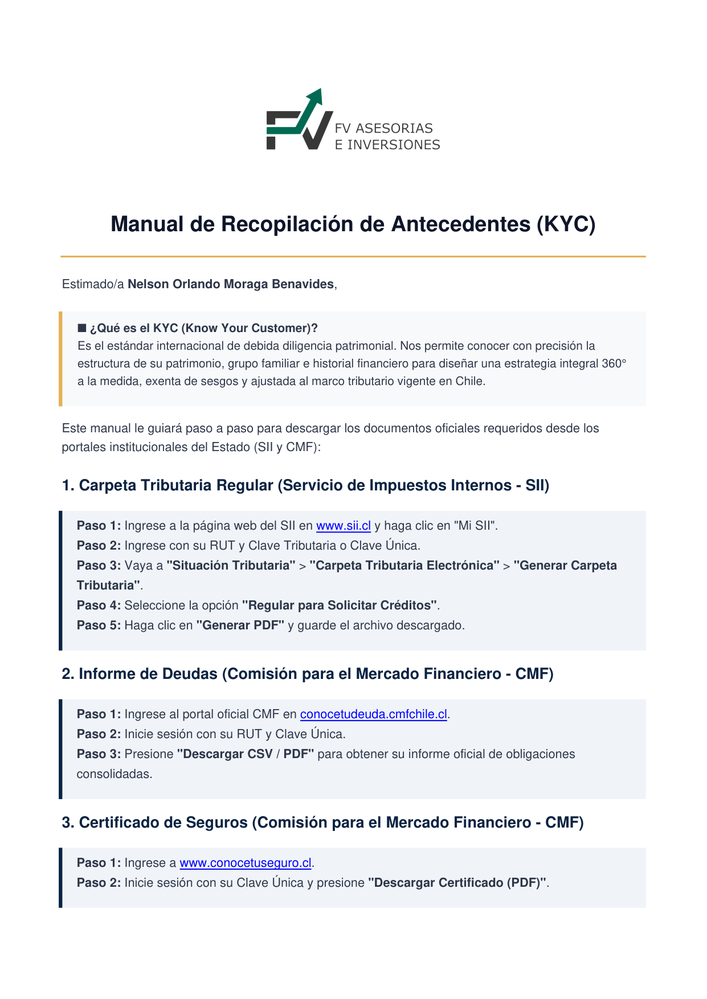
#> input picture Manual_KYC_Test_Page1.png, 707 x 999 px, shrunk from 1241 x 1754 before the run
$ python -i mejorar_pdfs_v3.py   (imports and definitions only)
#> lines starting #> are read from the running program, lines starting #| are printed output that depends on the picture; after the words box and inside, x2 and y2 are one past the last pixel; in counts of white or black regions, pixels touching at a corner belong together
import os
import fitz
import cv2
import numpy as np

def enhance_faint_text(img_array):
    # Convert to Grayscale
    gray = cv2.cvtColor(img_array, cv2.COLOR_RGB2GRAY)

    # 1. Contrast Stretching (Make darks darker and lights lighter)
    # We clip the histogram so that any light gray becomes pure white, and any dark gray becomes pure black.
    # This is better than adaptive thresholding for very faint text.
    alpha = 1.5 # Contrast control (1.0-3.0)
    beta = -50  # Brightness control (0-100)
    adjusted = cv2.convertScaleAbs(gray, alpha=alpha, beta=beta)
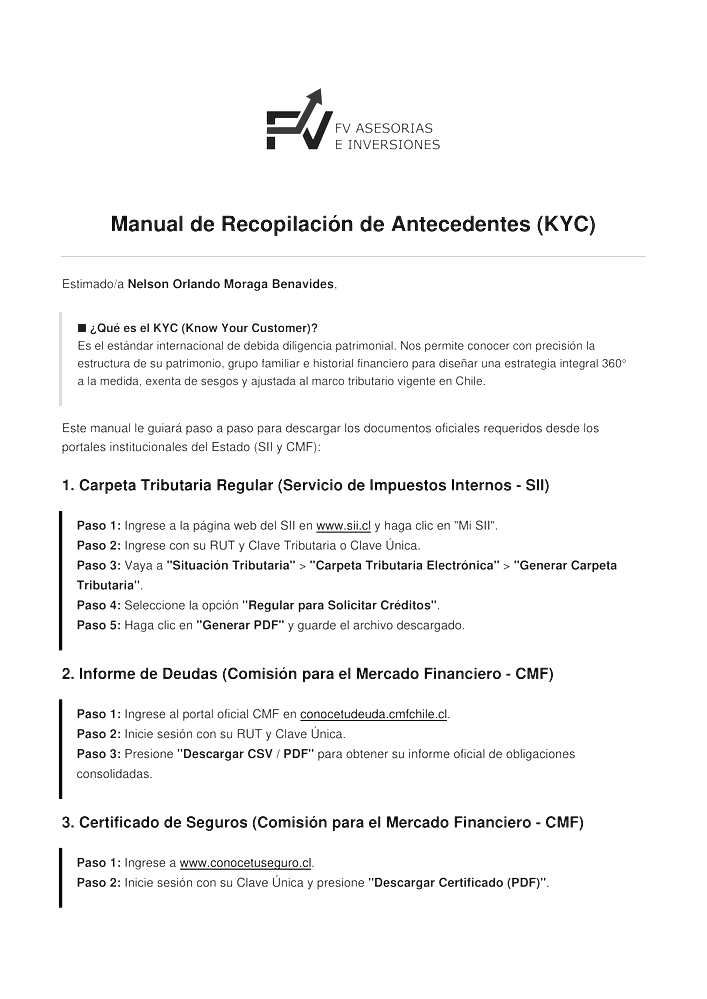
#> adjusted: shape (999, 707); min 0, max 255, mean 245.9

    # 2. Morphological Erosion (Thickens black text on white background)
    # The text in the screenshot is "dotted" and faint.
    # Erosion shrinks the bright regions (white paper) and expands the dark regions (black text).
    kernel = np.ones((2,2), np.uint8) # Small 2x2 kernel to not make it too bold
    thickened = cv2.erode(adjusted, kernel, iterations=1)
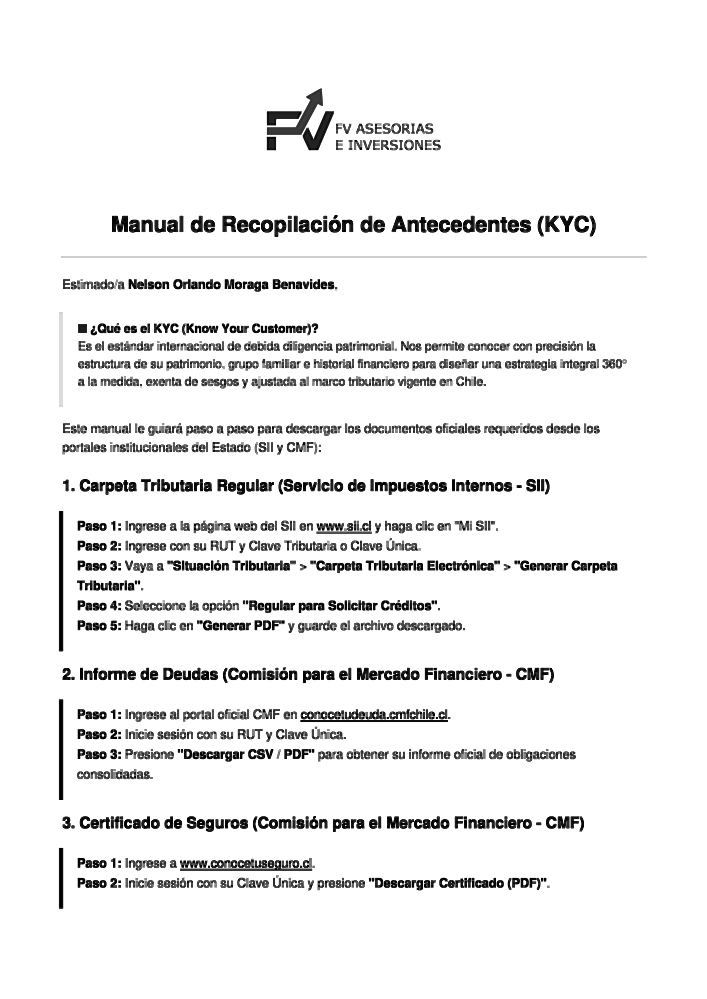
#> thickened: shape (999, 707); min 0, max 255, mean 238.1

    # 3. Final Binarization to force it to black and white
    # Anything darker than 200 becomes 0 (black), everything else becomes 255 (white)
    _, binary = cv2.threshold(thickened, 200, 255, cv2.THRESH_BINARY)
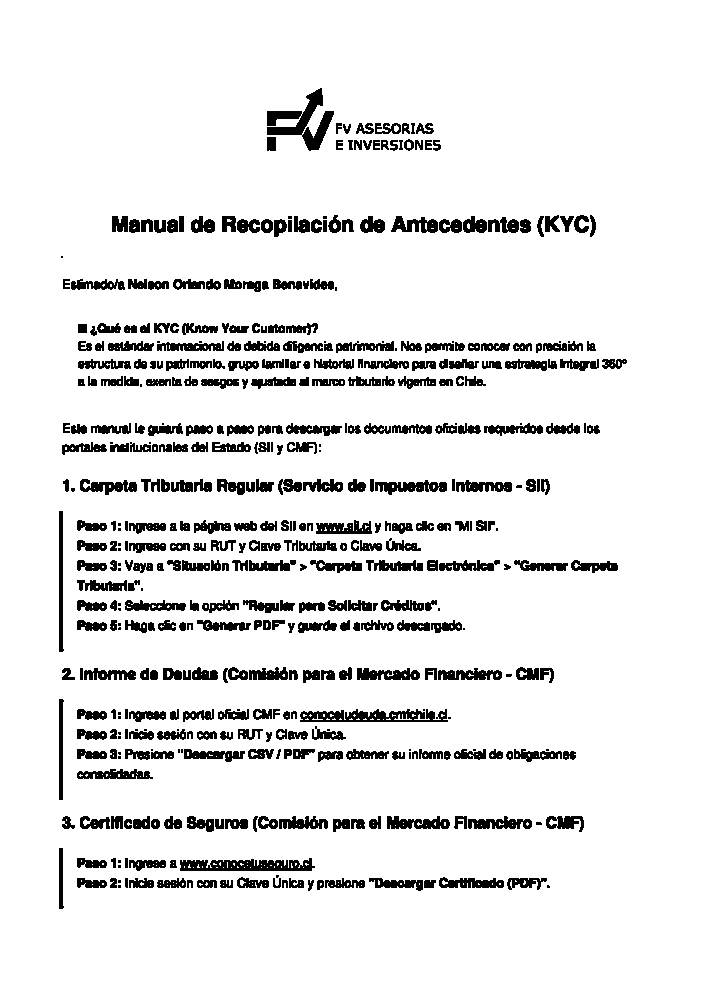
#> binary: shape (999, 707); 91% white; 457 black regions (65 under 20 px), largest, box (x1, y1, x2, y2) and area: (267, 88, 334, 151) 1578, (300, 709, 448, 722) 1277, (180, 858, 315, 871) 1245

    return binary

def process_single_pdf(input_pdf_path, output_pdf_path):
    print(f"Mejorando texto débil: {input_pdf_path}")
    doc = fitz.open(input_pdf_path)
    new_doc = fitz.open()

    for page_num in range(len(doc)):
        page = doc.load_page(page_num)

        # Super high resolution to catch every faint dot of ink
        zoom = 4.0
        mat = fitz.Matrix(zoom, zoom)
        pix = page.get_pixmap(matrix=mat, alpha=False)

        img_array = np.frombuffer(pix.samples, dtype=np.uint8).reshape(pix.h, pix.w, pix.n)

        enhanced_img = enhance_faint_text(img_array)

        _, buffer = cv2.imencode('.png', enhanced_img)

        img_rect = fitz.Rect(0, 0, enhanced_img.shape[1], enhanced_img.shape[0])
        new_page = new_doc.new_page(width=img_rect.width, height=img_rect.height)
        new_page.insert_image(img_rect, stream=buffer.tobytes())

    new_doc.save(output_pdf_path)
    new_doc.close()
    doc.close()
    print(f"Guardado exitosamente: {output_pdf_path}")

# [9 lines not run here, left out]

>>> import cv2
>>> picture = cv2.cvtColor(cv2.imread('../Manual_KYC_Test_Page1.png'), cv2.COLOR_BGR2RGB)
>>> result = enhance_faint_text(picture)

$ run again, on Manual_KYC_Test_Page2.png
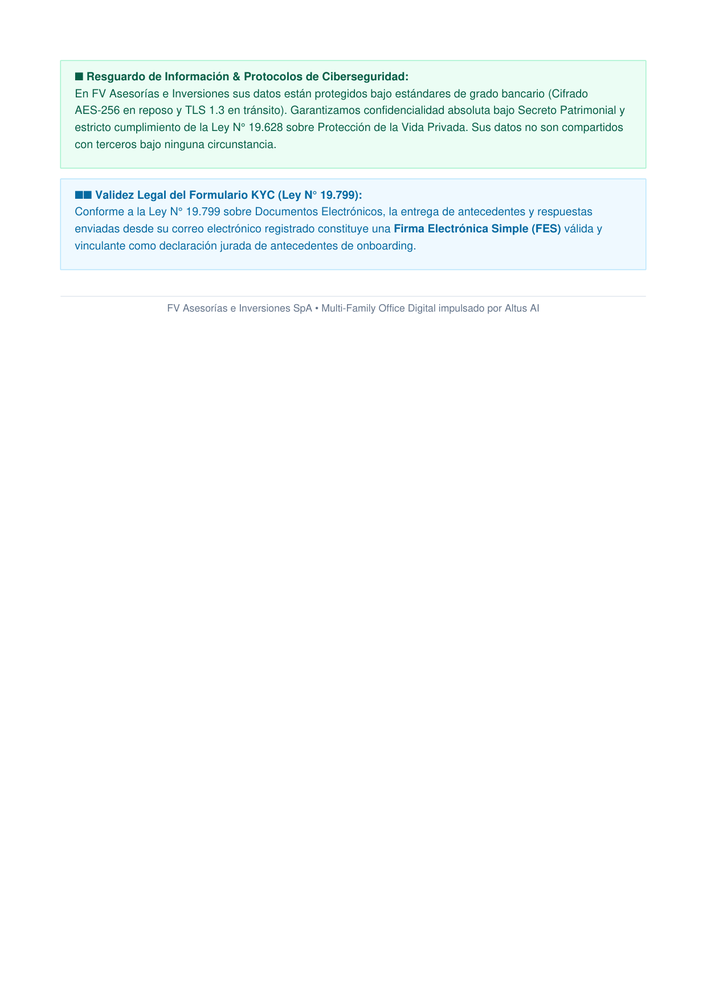
#> input picture Manual_KYC_Test_Page2.png, 707 x 999 px, shrunk from 1241 x 1754 before the run
#> in enhance_faint_text, `thickened = cv2.erode(adjusted, kernel, iterations=1)`:
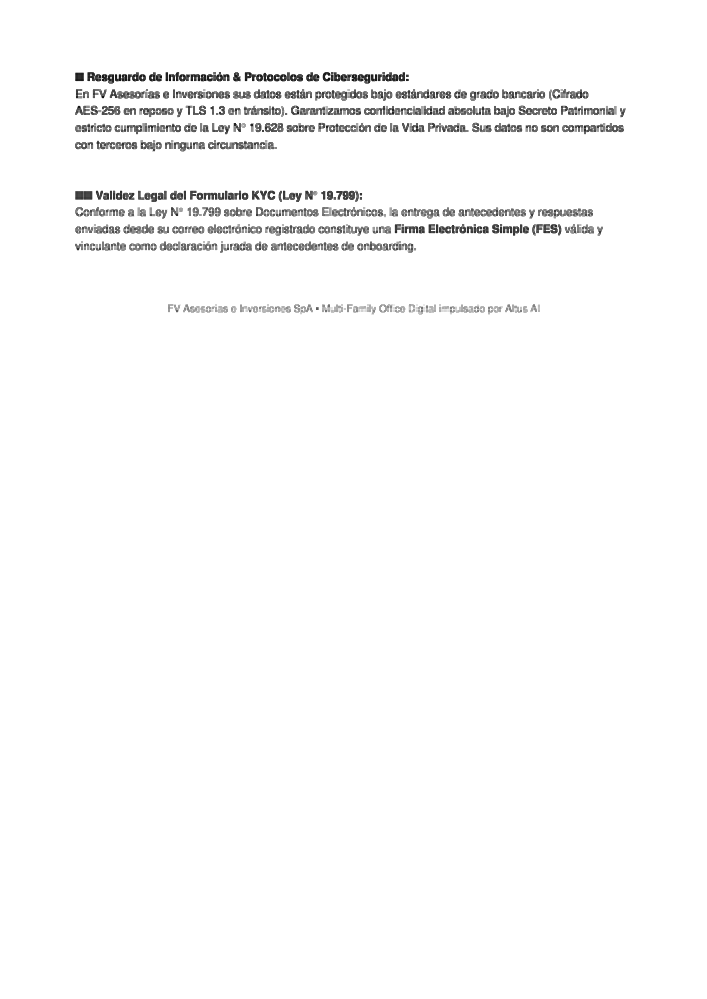
#> thickened: shape (999, 707); min 14, max 255, mean 250.3
#> in enhance_faint_text, `_, binary = cv2.threshold(thickened, 200, 255, cv2.THRESH_BINARY)`:
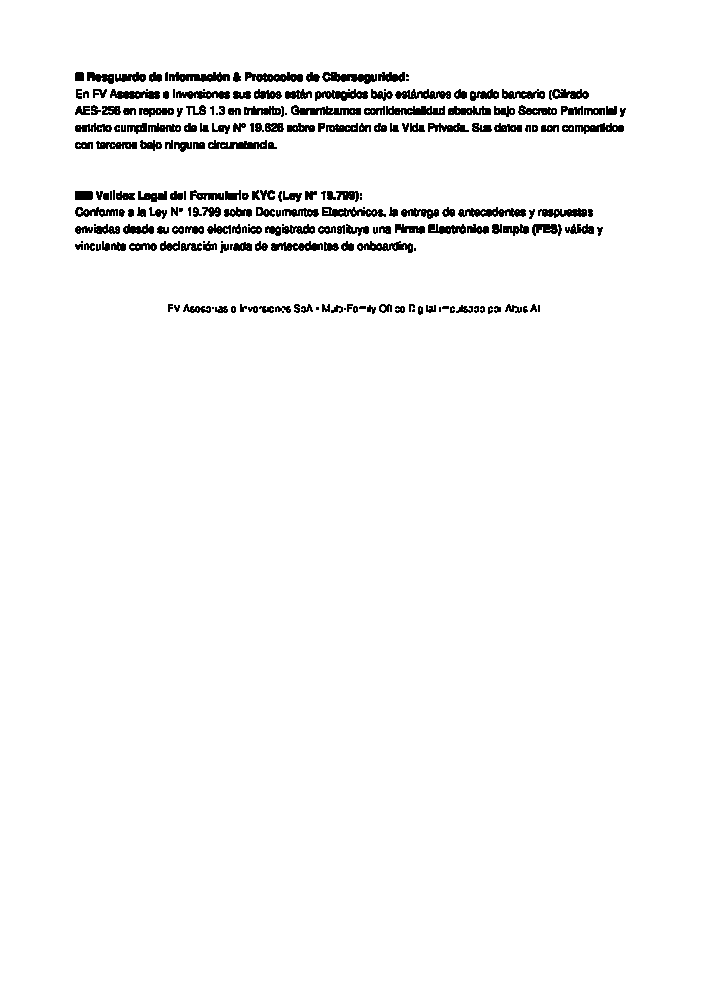
#> binary: shape (999, 707); 96.7% white; 225 black regions (29 under 20 px), largest, box (x1, y1, x2, y2) and area: (291, 105, 361, 115) 433, (458, 207, 526, 217) 420, (169, 72, 230, 82) 408
